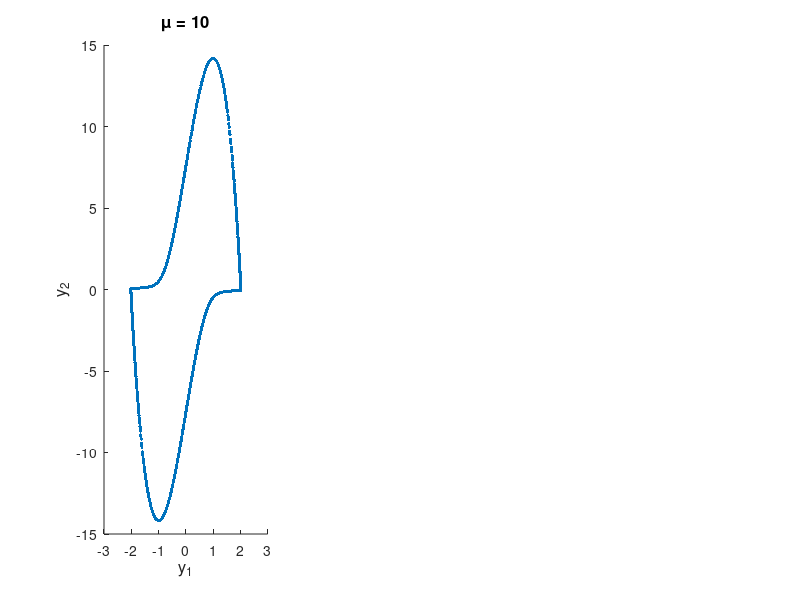

Reproduce this figure in MATLAB. (Note: this script raises an error after producing the figure.)
clc; clear; close all;

vanDerPol = @(t, y, mu) [y(2); mu * (1 - y(1)^2) * y(2) - y(1)];
mu_values = [10, 100, 1000];
eps_values = [1e-6, 1e-9, 1e-12];
tmax = 1000;
y0 = [2; 0];
solvers = {'ode45', 'ode15s'};
cpu_times = zeros(length(mu_values), length(eps_values), length(solvers));

figure('Position', [100, 100, 1200, 400]); 
for i = 1:length(mu_values)
    mu = mu_values(i);
    subplot(1, length(mu_values), i); hold on;
    title(sprintf('\\mu = %d', mu), 'FontSize', 12);
    xlabel('y_1', 'FontSize', 12); ylabel('y_2', 'FontSize', 12);
    for j = 1:length(eps_values)
        eps = eps_values(j);
        for k = 1:length(solvers)
            solver = solvers{k};
            options = odeset('RelTol', eps, 'AbsTol', eps);
            tic;
            [t, y] = feval(solver, @(t, y) vanDerPol(t, y, mu), [0, tmax], y0, options);
            cpu_times(i, j, k) = toc;
            scatter(y(:,1), y(:,2), 5, 'filled', 'DisplayName', ...
                    sprintf('%s, \\epsilon = %.0e', solver, eps));
        end
    end
    legend('show', 'Location', 'best', 'FontSize', 10);
    grid on;
end

figure('Position', [100, 100, 600, 400]); hold on;
for i = 1:length(mu_values)
    for k = 1:length(solvers)
        plot(log(eps_values), log(squeeze(cpu_times(i, :, k))), '-o', 'LineWidth', 1.5, ...
               'DisplayName', sprintf('%s, \\mu = %d', solvers{k}, mu_values(i)));
    end
end
xlabel('log(\epsilon)', 'FontSize', 12); 
ylabel('log(CPU Time)', 'FontSize', 12);
legend('show', 'Location', 'best', 'FontSize', 10);
grid on;
title('CPU Time vs. Error Tolerance', 'FontSize', 12);
